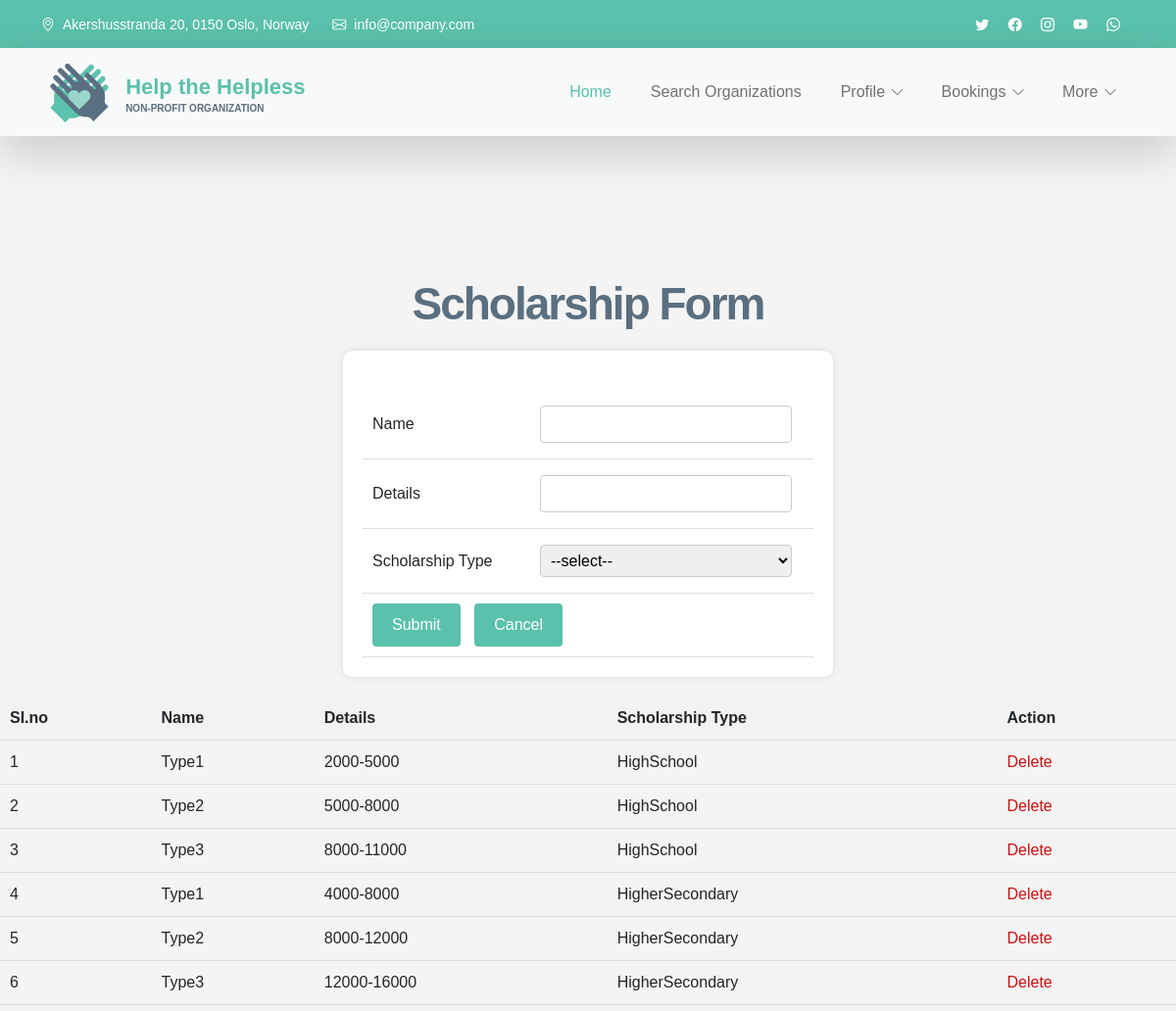
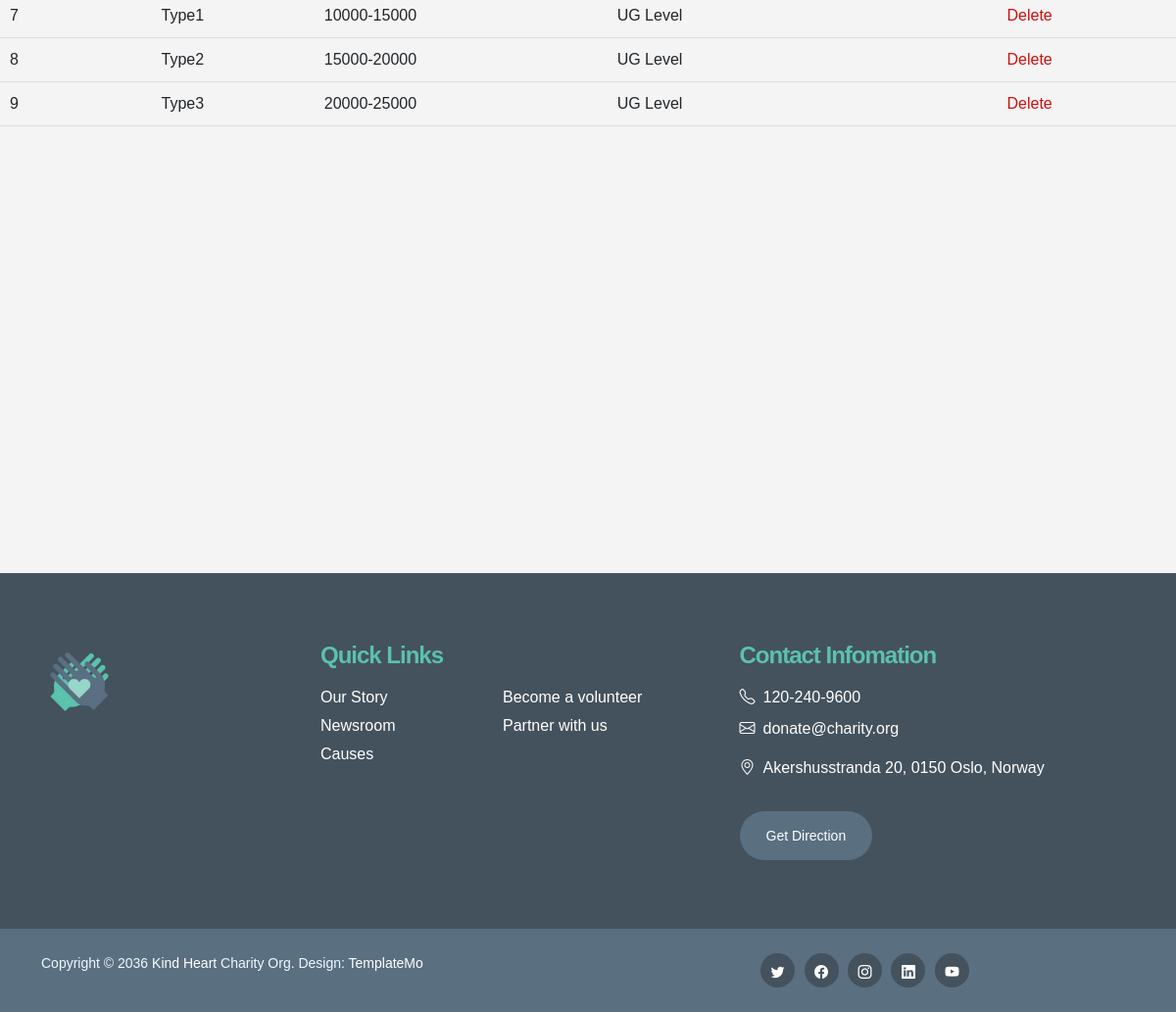
The app's page /Helpers/scholarship/ with its own data (2 pictures, top to bottom).
### Helpers/models.py (models this page shows)
class tbl_scholarshipname(models.Model):
    scholarship_name=models.CharField(max_length=50)
    scholarship_details=models.CharField(max_length=50)
    scholarship_type=models.ForeignKey(tbl_scholarshiptype,on_delete=models.CASCADE)

### Admin/models.py (models this page shows)
class tbl_scholarshiptype(models.Model):
    scholarship_type=models.CharField(max_length=50)

### Helpers/views.py (the view)
# urls.py: path('scholarship/',views.scholar,name="Scholarship"),
def scholar(request):
    disdata=tbl_scholarshipname.objects.all()
    misdata=tbl_scholarshiptype.objects.all()
    if request.method=="POST":
        mat = tbl_scholarshiptype.objects.get(id=request.POST.get("select_sch"))
        tbl_scholarshipname.objects.create(scholarship_name=request.POST.get("txt_name1"),scholarship_details=request.POST.get("txt_name2"),
        scholarship_type=mat)
        return render(request,"Helpers/Scholarship.html",{'disdata':disdata,'misdata':misdata})
    else:
        return render(request,"Helpers/Scholarship.html",{'disdata':disdata,'misdata':misdata})

### Helpers/Templates/Helpers/Scholarship.html (shortened to what this page needs)
{% extends 'Helpers/header.html' %}
{% load static %}
{% block content %}
<!DOCTYPE html>
<html lang="en">
<head>
</head>
<body>
    <h2>Scholarship Form</h2>
    <form action="" method="post">
        <table>
            <tr>
                <td>Name</td>
                <td><input type="text" name="txt_name1" id="" value="" required="" autocomplete="off"> </td>
            </tr>
            <tr>
                <td>Details</td>
                <td><input type="text" name="txt_name2" id="" value="" required="" autocomplete="off"> </td>
            </tr>
            <tr>
                <td>Scholarship Type</td>
                <td>
                    <select name="select_sch" id="" required="" autocomplete="off">
                        <option> --select--</option>
                    </select>
                </td>
            </tr>
            <tr>
                <td colspan="2" align="center">
                    <input type="submit" name="btn_save" id="" value="Submit">
                    <input type="reset" name="btn_cancel" id="" value="Cancel">
                </td>
            </tr>
        </table>
    </form>
    <table>
        <tr>
            <th>SI.no</th>
            <th>Name</th>
            <th>Details</th>
            <th>Scholarship Type</th>
            <th>Action</th>
        </tr>
        {% for i in disdata %}
        <tr>
            <td>{{ forloop.counter }}</td>
            <td>{{ i.scholarship_name }}</td>
            <td>{{ i.scholarship_details }}</td>
            <td>{{ i.scholarship_type.scholarship_type }}</td>
            <td><a href="#">Delete</a></td>
        </tr>
        {% endfor %}
    </table>
</body>
</html>
{% endblock content %}

### Guest/static/Main/css/templatemo-kind-heart-charity.css (style rules this page uses)
:root { --white-color: #ffffff; --primary-color: #5bc1ac; --secondary-color: #5a6f80; --section-bg-color: #f0f8ff; --site-footer-bg-color: #44525d; --custom-btn-bg-color: #597081; --custom-btn-bg-hover-color: #5bc1ac; --dark-color: #000000; --p-color: #717275; --border-color: #e9eaeb; --body-font-family: 'Metropolis', sans-serif; --h1-font-size: 52px; --h2-font-size: 46px; --h3-font-size: 32px; --h4-font-size: 28px; --h5-font-size: 24px; --h6-font-size: 22px; --p-font-size: 16px; --btn-font-size: 18px; --copyright-font-size: 14px; --border-radius-large: 100px; --border-radius-medium: 20px; --border-radius-small: 10px; --font-weight-light: 300; --font-weight-normal: 400; --font-weight-semibold: 600; --font-weight-bold: 700; }
body { background-color: var(--white-color); font-family: var(--body-font-family); }
h2, h3, h4, h5, h6 { color: var(--dark-color); }
h1, h2, h3, h4, h5, h6 { font-weight: var(--font-weight-semibold); letter-spacing: -1px; }
h2 { color: var(--secondary-color); font-size: var(--h2-font-size); letter-spacing: -2px; }
a, button { touch-action: manipulation; transition: all 0.3s; }
a { color: var(--p-color); text-decoration: none; }

### Helpers/Templates/Helpers/Scholarship.html (style rules this page uses)
body { font-family: Arial, sans-serif; background-color: #f4f4f4; margin: 0; padding: 0; }
form { background-color: #fff; padding: 20px; border-radius: 10px; box-shadow: 0 0 10px rgba(0, 0, 0, 0.1); margin: 20px auto; max-width: 500px; }
h2 { text-align: center; margin-bottom: 20px; }
table { width: 100%; border-collapse: collapse; margin-top: 20px; }
th, td { padding: 10px; text-align: left; border-bottom: 1px solid #ddd; }
th { background-color: #f2f2f2; }
input[type="text"], select { width: calc(100% - 12px); padding: 6px; margin: 6px 0; border: 1px solid #ccc; border-radius: 4px; box-sizing: border-box; }
input[type="submit"], input[type="reset"] { background-color: #5bc1ac; color: white; padding: 10px 20px; border: none; border-radius: 4px; cursor: pointer; margin-right: 10px; }
a { text-decoration: none; color: #cf0f0f; }

### records on screen
tbl_scholarshipname: scholarship_name "Type1", scholarship_details "2000-5000", scholarship_type.scholarship_type "HighSchool"
tbl_scholarshipname: scholarship_name "Type2", scholarship_details "5000-8000", scholarship_type.scholarship_type "HighSchool"
tbl_scholarshipname: scholarship_name "Type3", scholarship_details "8000-11000", scholarship_type.scholarship_type "HighSchool"
tbl_scholarshipname: scholarship_name "Type1", scholarship_details "4000-8000", scholarship_type.scholarship_type "HigherSecondary"
tbl_scholarshipname: scholarship_name "Type2", scholarship_details "8000-12000", scholarship_type.scholarship_type "HigherSecondary"
tbl_scholarshipname: scholarship_name "Type3", scholarship_details "12000-16000", scholarship_type.scholarship_type "HigherSecondary"
tbl_scholarshipname: scholarship_name "Type1", scholarship_details "10000-15000", scholarship_type.scholarship_type "UG Level"
tbl_scholarshipname: scholarship_name "Type2", scholarship_details "15000-20000", scholarship_type.scholarship_type "UG Level"
tbl_scholarshipname: scholarship_name "Type3", scholarship_details "20000-25000", scholarship_type.scholarship_type "UG Level"
